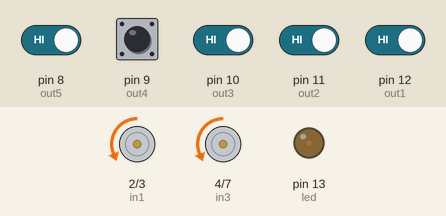
This sketch was run on a simulated Arduino Uno, built with avr-gcc and run on an emulated ATmega328P. On the bench: motor-driver pin pairs drawn as motors (green arrow = first pin HIGH = forward, orange = second pin HIGH = backward, longer = more drive, scaled by the enable pin), output pins drawn as LEDs (lit = HIGH). The inputs (shaded band) are chosen by the test bench; at power-on: pin 8 (out5), pin 9 (out4), pin 10 (out3), pin 11 (out2), pin 12 (out1) HIGH.

Above: at 1.2 s.
1.3 s: pin 8 (out5) driven LOW
At 1.62 s:
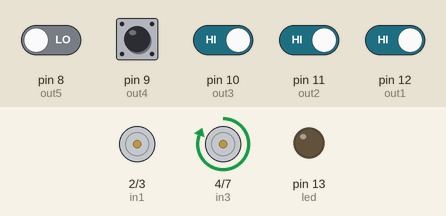
4.3 s: pin 10 (out3) driven LOW
At 4.9 s:
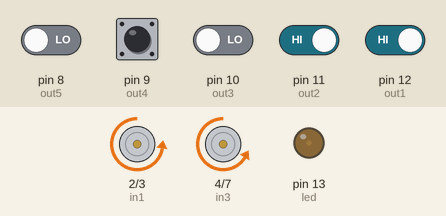
5.8 s: pin 11 (out2) driven LOW
At 6.83 s:
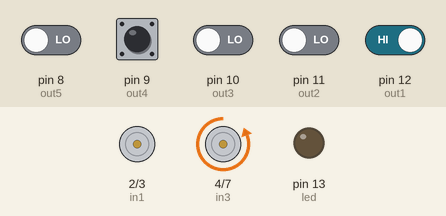
8.8 s: pin 11 (out2) driven HIGH
At 9.5 s:
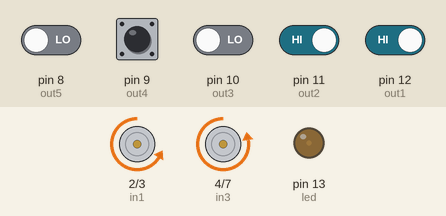
10.3 s: pin 12 (out1) driven LOW
At 10.84 s:
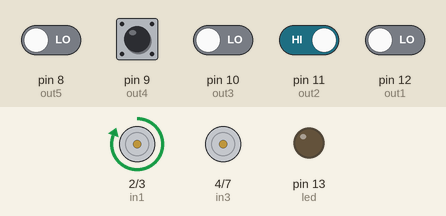
13.3 s: pin 12 (out1) driven HIGH
At 14.1 s:
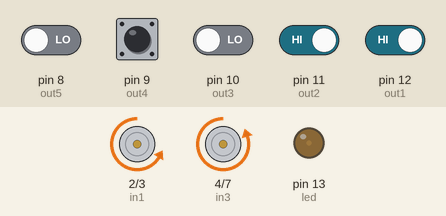
Timing chart, 0 to 15.8 s (numbered marks = the images above; inputs shaded):
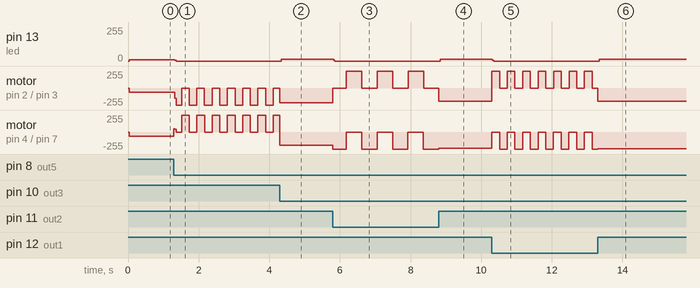

The sketch:

fast_line_follower.ino
```cpp
// Motor and sensor pins
int in1 = 2;
int in2 = 3;
int in3 = 4;
int in4 = 7;
int enA = 5;
int enB = 6;
int out1 = 12;
int out2 = 11;
int out3 = 10;
int out4 = 9;
int out5 = 8;
int i = 0;
int led = 13;

// PID constants
float Kp = 20;
float Ki = 20;  // Adjust Ki based on your robot's behavior
float Kd = 10;

// PID variables
float error = 0;
float last_error = 0;
float integral = 0;
float derivative = 0;
float correction = 0;
int base_speed = 200;
int left_speed;
int right_speed;

void setup() {
  pinMode(in1, OUTPUT);
  pinMode(in2, OUTPUT);
  pinMode(in3, OUTPUT);
  pinMode(in4, OUTPUT);
  pinMode(enA, OUTPUT);
  pinMode(enB, OUTPUT);
  pinMode(led, OUTPUT);
  pinMode(out1, INPUT);
  pinMode(out2, INPUT);
  pinMode(out3, INPUT);
  pinMode(out4, INPUT);
  pinMode(out5, INPUT);

  Serial.begin(9600);
}

void loop() {
  // Read sensor values
  int s1 = digitalRead(out1);
  int s2 = digitalRead(out2);
  int s3 = digitalRead(out3);
  int s4 = digitalRead(out4);
  int s5 = digitalRead(out5);

  // Calculate the error based on sensor values
  error = calculateError(s1, s2, s3, s4, s5);

  // PID calculations
  integral += error;  // Accumulate the error over time
  derivative = error - last_error;  // Change in error
  correction = Kp * error + Ki * integral + Kd * derivative;  // PID formula
  last_error = error;  // Store current error for next iteration

  // Adjust motor speeds based on correction
  left_speed = base_speed + correction;
  right_speed = base_speed - correction;

  // Ensure the motor speeds are within range
  left_speed = constrain(left_speed, 0, 255);
  right_speed = constrain(right_speed, 0, 255);

  // Move the robot
  if (error == 0) {
    forward(base_speed, base_speed);  // Go straight
  } else if (error > 0) {
    right(left_speed, right_speed);  // Turn right
  } else if (error < 0) {
    left(left_speed, right_speed);  // Turn left
  }

delayMicroseconds(100);// Small delay for smoother operation
}

float calculateError(int s1, int s2, int s3, int s4, int s5) {
  // Calculate error based on sensor readings
  if (s1 == 0) return -2;
  if (s2 == 0  && s1 != 0) return -1;
  if (s3 == 0) return 0;
  if (s4 == 0  && s5 != 0) return 1;
  if (s5 == 0) return 2;

  // If no sensor is detecting the line, stop the robot
  if (s1 == 1 && s2 == 1 && s3 == 1 && s4 == 1 && s5 == 1) {
    stop();
    return 0;  // Return a default value
  }
}

void forward(int left_speed, int right_speed) {
  digitalWrite(in1, LOW);
  digitalWrite(in2, HIGH);
  digitalWrite(in3, LOW);
  digitalWrite(in4, HIGH);
  analogWrite(enA, left_speed);
  analogWrite(enB, right_speed);
  digitalWrite(13, HIGH);
  delayMicroseconds(10);
  digitalWrite(13, LOW);
}

void right(int left_speed, int right_speed) {
  digitalWrite(in1, LOW);
  digitalWrite(in2, HIGH);
  digitalWrite(in3, HIGH);
  digitalWrite(in4, LOW);
  analogWrite(enA, left_speed);
  analogWrite(enB, right_speed);
}

void left(int left_speed, int right_speed) {
  digitalWrite(in1, HIGH);
  digitalWrite(in2, LOW);
  digitalWrite(in3, LOW);
  digitalWrite(in4, HIGH);
  analogWrite(enA, left_speed);
  analogWrite(enB, right_speed);
}

void stop() {
  digitalWrite(in1, LOW);
  digitalWrite(in2, LOW);
  digitalWrite(in3, LOW);
  digitalWrite(in4, LOW);
  analogWrite(enA, 0);
  analogWrite(enB, 0);
}
```

Measured:
- after the input at 1.3 s, pin 13 (led): 11/255 → 0/255 at once; motor on pin 2 (in1) / pin 3 (in2): backward 66/255 → backward 150/255 at once, then moves between backward 255/255 and stopped, repeating every 0.87 s
- after the input at 4.3 s, pin 13 (led): 0/255 → 13/255 at once
- after the input at 5.8 s, pin 13 (led): 13/255 → 0/255 at once; motor on pin 2 (in1) / pin 3 (in2): alternates forward 255/255 for 0.44 s and stopped for 0.44 s, starting at once; motor on pin 4 (in3) / pin 7 (in4): alternates backward 255/255 for 0.43 s and stopped for 0.44 s, starting at once
- after the input at 8.8 s, pin 13 (led): 0/255 → 13/255 at once
- after the input at 10.3 s, pin 13 (led): 13/255 → 0/255 at once; motor on pin 2 (in1) / pin 3 (in2): alternates forward 255/255 for 0.22 s and stopped for 0.22 s, starting at once; motor on pin 4 (in3) / pin 7 (in4): alternates backward 255/255 for 0.22 s and stopped for 0.22 s, starting at once
- after the input at 13.3 s, pin 13 (led): 0/255 → 13/255 at once
